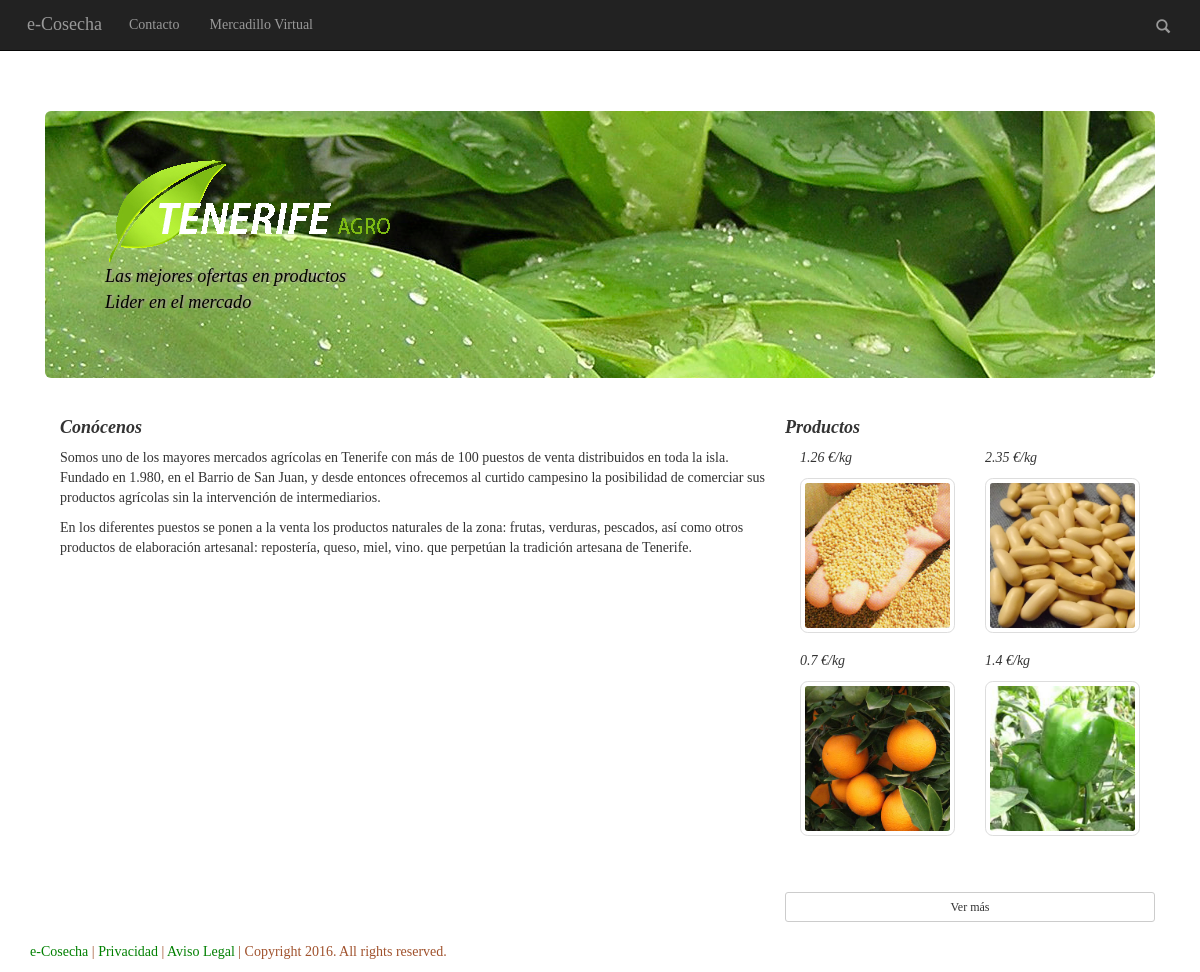
The page / on the database its author committed.
### tables this page shows
CREATE TABLE "productos" ("ref" INTEGER PRIMARY KEY  AUTOINCREMENT  NOT NULL  UNIQUE , "nombre" VARCHAR NOT NULL , "tipo" VARCHAR NOT NULL , "distribuidor" VARCHAR NOT NULL , "precio" DOUBLE NOT NULL , "stock" INTEGER, "imagen" VARCHAR);

### index.php (the view, shortened to what this page needs)
<?php
	include('./header.php');
?>
<div class="header col-sm-12 col-xs-12 col-lg-12">
	<div class="row row-offcanvas row-offcanvas-right">
	    <div class="col-sm-12 col-xs-12 col-lg-12">
				<div class="cabecera jumbotron">
					<img class="img-responsive" src="./img/logo_1.gif" alt="Logotipo e-Cosecha">
					<p class="logo">Las mejores ofertas en productos <br> Lider en el mercado</p>
				</div>
		</div>
	</div>
</div>
<div class="main col-xs-12 col-sm-12 col-lg-12">
	<div class="info-in col-xs-12 col-sm-8 col-lg-8">
		<div class="conocenos">
			<h4 class="titles">Conócenos</h4>
			<p>
				Somos uno de los mayores mercados agrícolas en Tenerife con más de 100 puestos de venta distribuidos en toda la isla. Fundado en 1.980, en el Barrio de San Juan, y desde entonces ofrecemos al curtido campesino la posibilidad de comerciar sus productos agrícolas sin la intervención de intermediarios.
			</p>
			<p>
				En los diferentes puestos se ponen a la venta los productos naturales de la zona: frutas, verduras, pescados, así como otros productos de elaboración artesanal: repostería, queso, miel, vino. que perpetúan la tradición artesana de Tenerife.
			</p>
		</div>
	</div>
	<div class="imag-sug col-xs-12 col-sm-4 col-lg-4">
		<h4 class="titles">Productos</h4>
 <?php
 	try {
		$db = new PDO("sqlite:./agro.sqlite");
	}
	catch (PDOException $e) {
		echo $e->getMessage();
		exit();
	}
	$consult = $db->query("SELECT MAX(ref) AS ref FROM productos");
	$resultado = $consult->fetch(PDO::FETCH_ASSOC);
	$max = $resultado['ref'];
	$i = 0;
	$j = rand(1, $max);
	while($i < 4){
		$producto = $j;
		$consulta = $db->query("SELECT * FROM productos WHERE ref LIKE '$producto'");
		$result = $consulta->fetch(PDO::FETCH_ASSOC);
		if($result['ref']==$j){
			echo '<div class="spot col-xs-6 col-sm-6 col-lg-6">';
			echo '<p><i class="prices">  '.$result['precio'].' €/kg</i></p>';
			echo '<img class="img-thumbnail img-responsive img-sug" src="./img/';
			echo $result['imagen'];
			echo ' " alt="'.$result['nombre'];
			echo '">';
			echo '</div>';
			$i++;
		}
		$j = ($j + 1)%($max);
	}
	echo '<div>';
		echo '<a class="btn btn-default btn-sm price col-sm-12 col-xs-12 col-lg-12" title="ver más" href="mercadillo.php" target="blank_" role="button"> Ver más </a>';
	echo '</div>';
?>
	</div>
</div>
<?php
	include('./footer.php');
?>

### css/style.css (style rules this page uses)
.cabecera { background: white; background-image: url("../img/agricultura.jpg"); background-repeat: no-repeat; color: inherit; border-radius: 0 0px; }
body { font-family: Verdana; }
.cabecera p { font-size: 130%; color: #000000; font-style: italic; font-family: Verdana; text-shadow: 2px 0px 2px rgba(168, 150, 150, 1); }
.price { margin-top: 10%; padding-left: 30%; padding-right: 30%; }
.img-sug { border-radius: 5%; width: auto; max-height: 200px; }
.row { margin-top: 10%; }
a { color:green; }
.spot { margin-bottom: 5%; }
.imag-sug { padding: 0 0%; }
.titles { font-style: italic; font-weight: bold; }

### rows shown on the page
productos: precio "1.26", imagen+nombre (picture)
productos: precio "2.35", imagen (picture)
productos: precio "0.7", imagen+nombre (picture)
productos: precio "1.4", imagen (picture)
